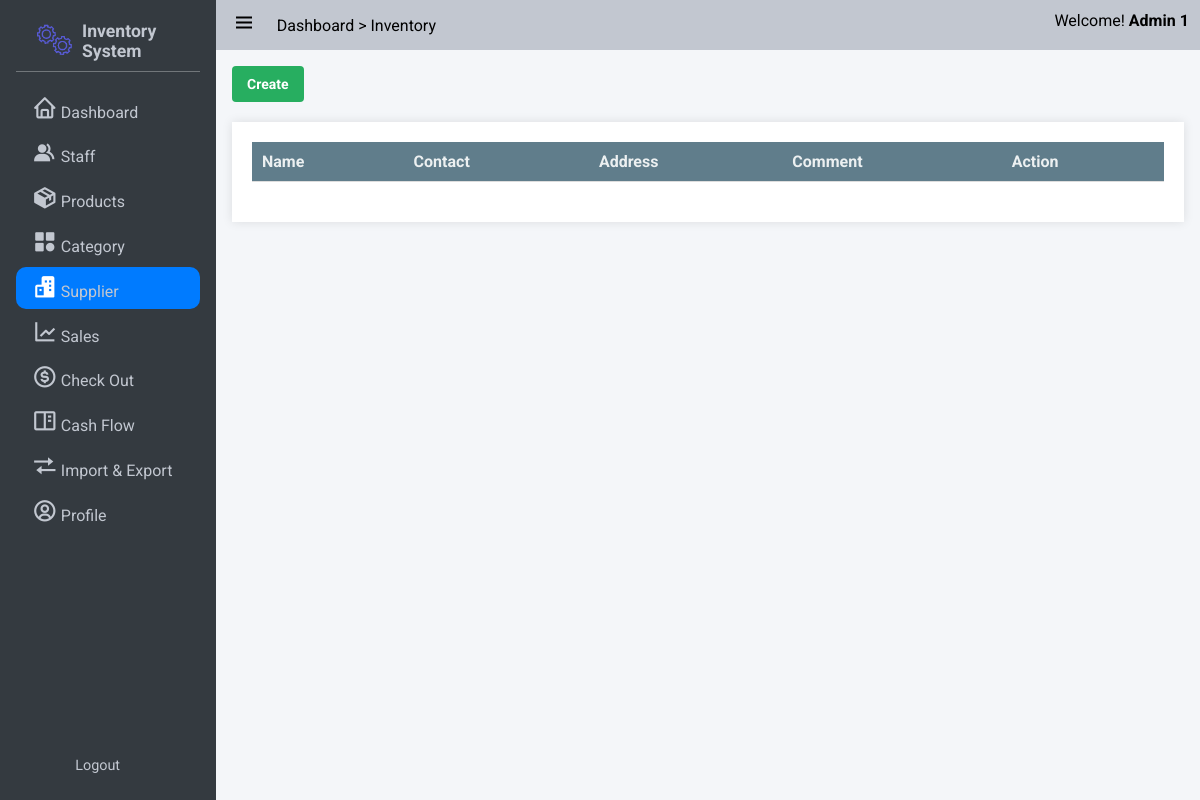
Page /suppliers/search (signed in) on the earlier database version.
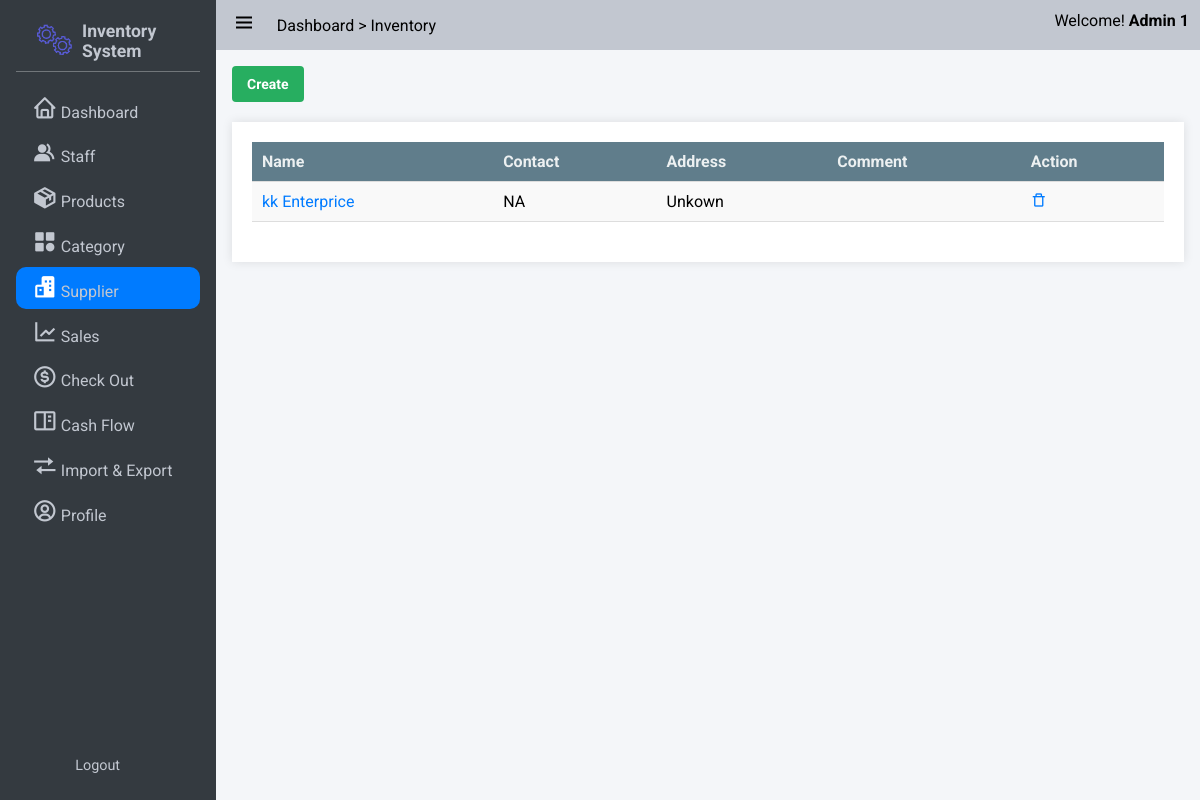
Same page on the later database version.
### app/models/supplier.py (models this page shows)
class Supplier(db.Model):
    id = db.Column(db.Integer, primary_key=True)
    Name = db.Column(db.String, nullable=False)
    Contact = db.Column(db.String, nullable=True)
    Address = db.Column(db.String, nullable=True)
    Comment = db.Column(db.String, nullable=True)

### app/supplier/routes.py (the view)
@bp.route('/search')
@login_required
def search_supplier():
    keyword = request.args.get('q','')
    suppliers = Supplier.query.filter(Supplier.Name.ilike(f'%{keyword}%')).all()
    return render_template('supplier/index.html', suppliers=suppliers)

### app/auth.py (called while the page is built)
@login_manager.user_loader
def load_user(user_id):
    return User.query.get(int(user_id))

### app/templates/supplier/index.html (shortened to what this page needs)
{% extends 'base.html' %}
{% block css_style %}
    <link rel="stylesheet" href="{{url_for('static',filename='css/table.css')}}">
    <link rel="stylesheet" href="{{url_for('static',filename='css/form.css')}}">
    <link rel="stylesheet" href="{{url_for('static',filename='css/modal.css')}}">
    <link rel="stylesheet" href="{{url_for('static',filename='css/modal.css')}}">
{% endblock %}
{% block nav_supplier %}active{% endblock %}
{% block content %}
<button class="button success" onclick="openModal()">Create</button>
<div class="table-container maxheight-800 scrollable">
    <table>
        <tr>
            <th>Name</th>
            <th>Contact</th>
            <th>Address</th>
            <th>Comment</th>
            <th>Action</th>
        </tr>
        {% for supplier in suppliers %}
        <tr>
            <td><a href="{{url_for('supplier.get_supplier',id = supplier.id)}}">{{supplier.Name}}</a></td>
            <td>{{supplier.Contact}}</td>
            <td>{{supplier.Address}}</td>
            <td>{{supplier.Comment}}</td>
            <td>
                <a href="{{url_for('supplier.delete_supplier',id = supplier.id)}}" onclick="return confirm('Are you sure you want to delete this item?')"><i class='bx bx-trash-alt'></i></a>
            </td>
        </tr>
        {% endfor %}
    </table>
</div>
{% endblock %}

Differences in the rows shown:
added Supplier: Name "kk Enterprice", Contact "NA", Address "Unkown"
